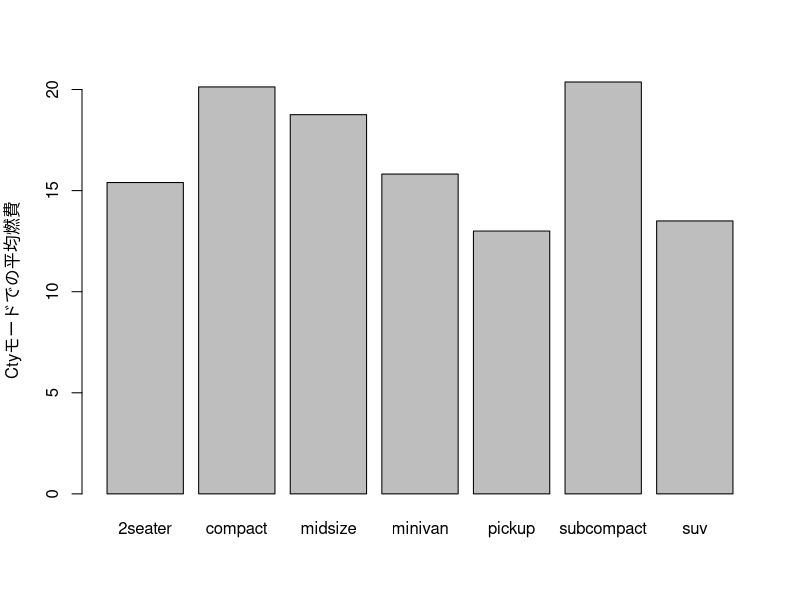
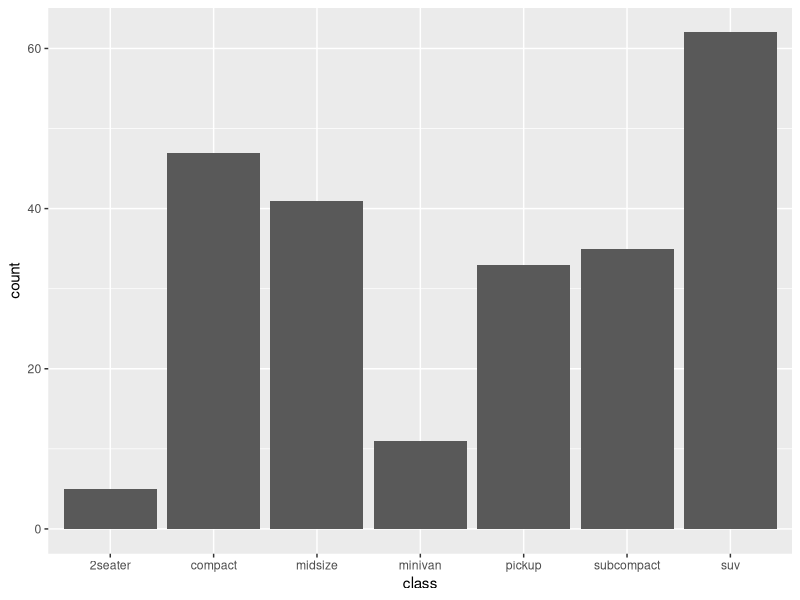
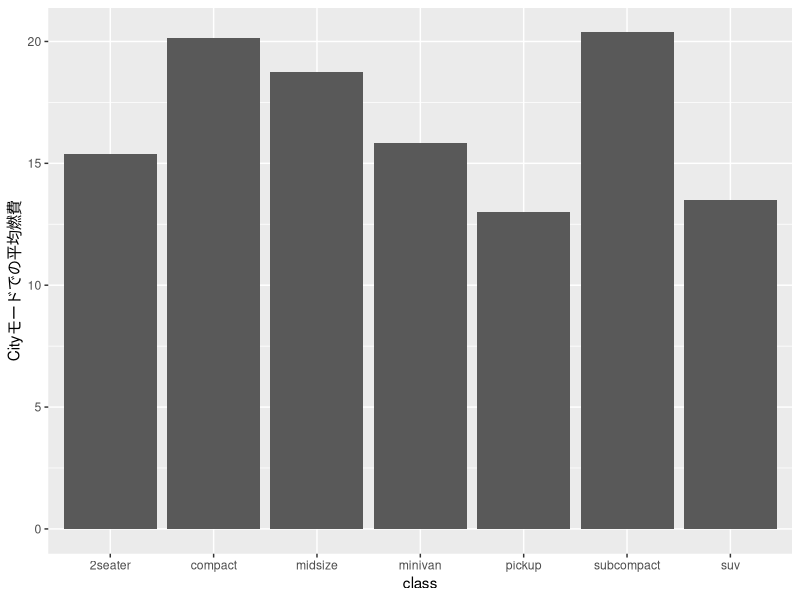
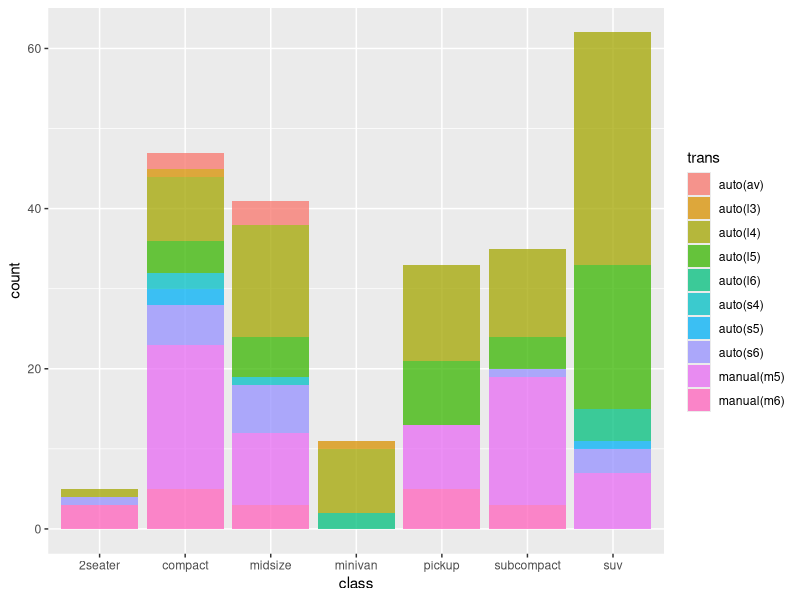
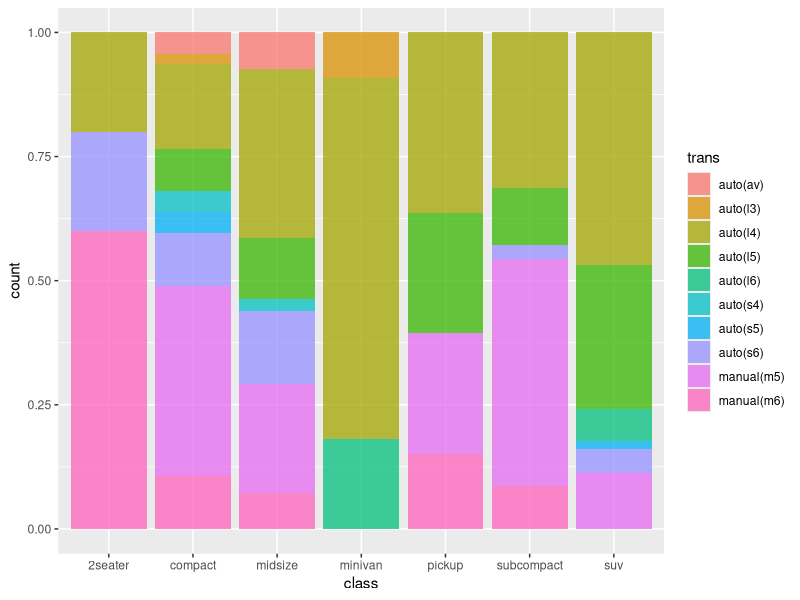
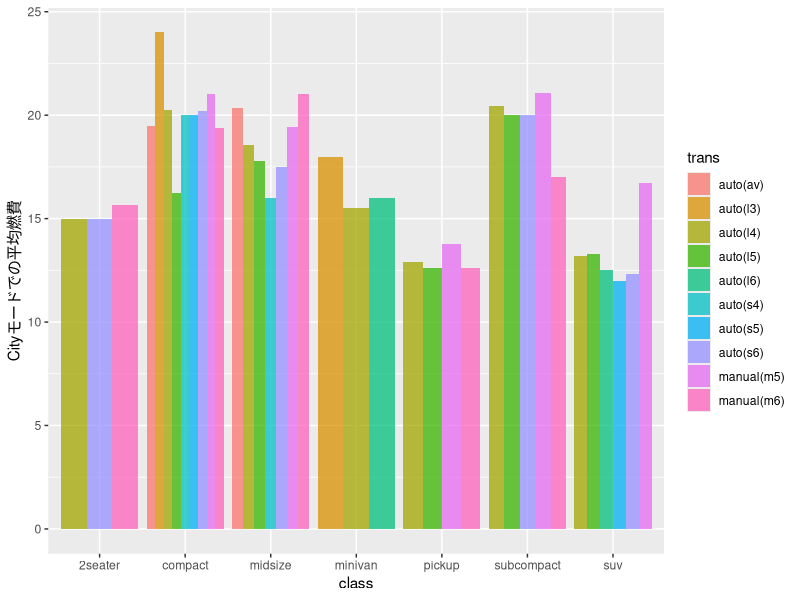
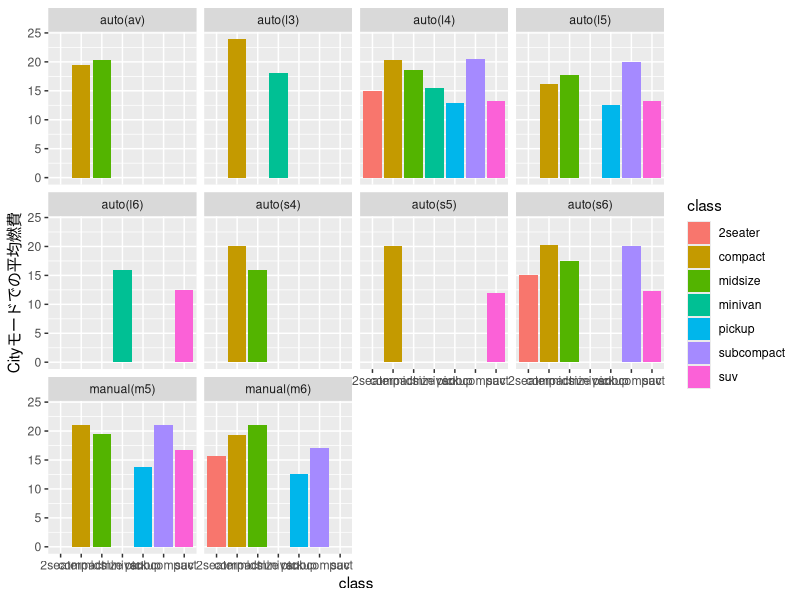
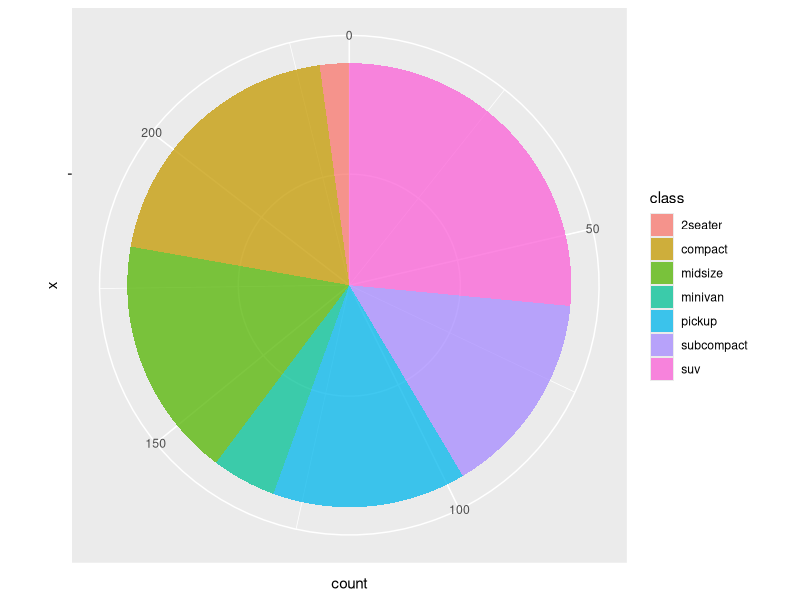

Reproduce these figures in R, in order.
## ---- chunk 1

## ---- chunk 2
knitr::opts_chunk$set(echo = TRUE, warning = FALSE, message = FALSE)

require(tidyverse)
## ---- chunk 3
ggplot2::mpg %>% 
  dplyr::group_by(class) %>% 
  dplyr::summarise(cty = mean(cty, na.rm = TRUE)) %>% 
  with(., barplot(cty, names.arg = class, ylab = "Ctyモードでの平均燃費"))
## ---- chunk 4
ggplot2::mpg %>% 
  ggplot2::ggplot(ggplot2::aes(x = class)) +
    ggplot2::geom_bar()

ggplot2::mpg %>% 
  dplyr::count(class) %>% 
  tidyr::spread(key = class, value = n)
## ---- chunk 5
ggplot2::mpg %>% 
  dplyr::group_by(class) %>% 
  dplyr::summarise(mean = mean(cty)) %>% 
  ggplot2::ggplot(ggplot2::aes(x = class, y = mean)) + 
    ggplot2::geom_bar(stat = "identity") +
    ggplot2::labs(y = "Cityモードでの平均燃費")

ggplot2::mpg %>% 
  dplyr::group_by(class) %>% 
  dplyr::summarise(mean = mean(cty, na.rm = TRUE)) %>% 
  dplyr::mutate(mean = round(mean, 1)) %>% 
  tidyr::spread(key = class, value = mean)
## ---- chunk 6
ggplot2::mpg %>% 
  ggplot2::ggplot(ggplot2::aes(x = class, fill = trans)) +
    ggplot2::geom_bar(alpha = 0.75)

ggplot2::mpg %>% 
  dplyr::count(class, trans) %>% 
  tidyr::spread(key = class, value = n)
## ---- chunk 7
ggplot2::mpg %>% 
  ggplot2::ggplot(ggplot2::aes(x = class, fill = trans)) +
    ggplot2::geom_bar(position = "fill", alpha = 0.75)
## ---- chunk 8
ggplot2::mpg %>% 
  ggplot2::ggplot(ggplot2::aes(x = class, y = cty, fill = trans)) + 
    ggplot2::stat_summary(geom = "bar", fun.y = "mean", position = "dodge",
                          na.rm = TRUE, alpha = 0.75) + 
    ggplot2::labs(y = "Cityモードでの平均燃費")

ggplot2::mpg %>% 
  dplyr::group_by(class, trans) %>% 
  dplyr::summarise(mean = mean(cty, na.rm = TRUE)) %>% 
  dplyr::mutate(mean = round(mean, 1)) %>% 
  tidyr::spread(key = class, value = mean)
## ---- chunk 9
ggplot2::mpg %>% 
  dplyr::group_by(class, trans) %>% 
  dplyr::summarise(mean = mean(cty)) %>% 
  ggplot2::ggplot(ggplot2::aes(x = class, y = mean, fill = class)) + 
    ggplot2::geom_bar(stat = "identity") +
    ggplot2::labs(y = "Cityモードでの平均燃費") + 
    ggplot2::facet_wrap(~ trans)
## ---- chunk 10
ggplot2::mpg %>% 
  ggplot2::ggplot(ggplot2::aes(x = "", fill = class)) +
    ggplot2::geom_bar(width = 1, alpha = 0.75) +
    ggplot2::coord_polar(theta = "y")

ggplot2::mpg %>% 
  dplyr::count(class) %>% 
  tidyr::spread(key = class, value = n)
## ---- chunk 11
ggplot2::mpg %>% 
  ggplot2::ggplot(ggplot2::aes(x = class, fill = trans)) +
    ggplot2::geom_bar(width = 1, alpha = 0.75) +
    ggplot2::coord_polar(theta = "y")

ggplot2::mpg %>% 
  ggplot2::ggplot(ggplot2::aes(x = class, fill = trans)) +
    ggplot2::geom_bar(position = "fill", width = 1, alpha = 0.75) +
    ggplot2::coord_polar(theta = "y")

ggplot2::mpg %>% 
  dplyr::count(class, trans) %>% 
  tidyr::spread(key = class, value = n)
## ---- chunk 12

